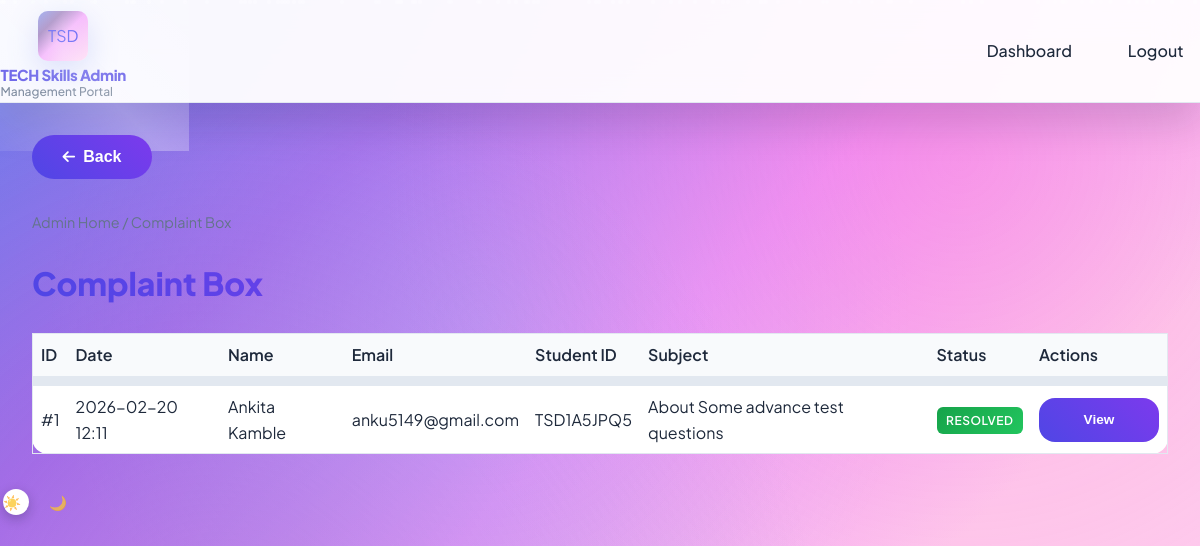
/admin/complaints (signed in), run on an earlier commit of the app's database.
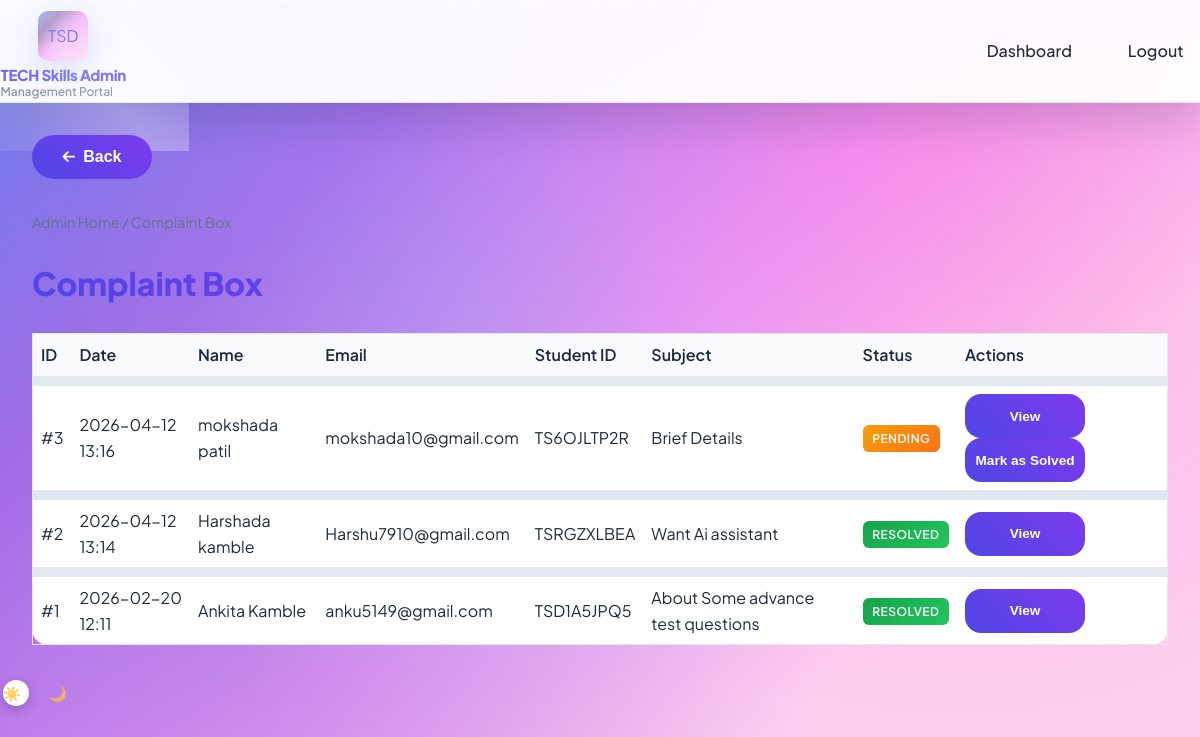
And on a later commit of the database.
### models.py (models this page shows, shortened)
class Complaint(db.Model):
    __tablename__ = "complaints"
    id = db.Column(db.Integer, primary_key=True)
    user_id = db.Column(db.Integer, db.ForeignKey("users.id"), nullable=True)  # Can be anonymous
    name = db.Column(db.String(120), nullable=False)
    email = db.Column(db.String(120), nullable=False)
    subject = db.Column(db.String(200), nullable=False)
    message = db.Column(db.Text, nullable=False)
    status = db.Column(db.String(20), default="pending")  # pending, resolved
    created_at = db.Column(db.DateTime, default=datetime.utcnow)
    user = db.relationship("User", backref=db.backref("complaints", lazy="dynamic"))

class User(UserMixin, db.Model):
    __tablename__ = "users"
    id = db.Column(db.Integer, primary_key=True)
    username = db.Column(db.String(80), unique=True, nullable=False)
    email = db.Column(db.String(120), unique=True, nullable=False)
    password_hash = db.Column(db.String(256), nullable=False)
    full_name = db.Column(db.String(120), nullable=True)
    role = db.Column(db.String(20), default="student")  # student | admin
    student_id = db.Column(db.String(20), unique=True, nullable=True)  # Unique identification code
    created_at = db.Column(db.DateTime, default=datetime.utcnow)

### app.py (the view)
@app.route("/admin/complaints")
@login_required
@admin_required
def admin_complaints():
    complaints = Complaint.query.order_by(Complaint.created_at.desc()).all()
    return render_template("admin/admin_complaints.html", complaints=complaints)

### app.py (called while the page is built)
@login_manager.user_loader
def load_user(user_id):
    if user_id is None:
        return None
    try:
        return User.query.get(int(user_id))
    except (ValueError, TypeError):
        return None

def admin_required(f):
    @wraps(f)
    def decorated(*args, **kwargs):
        if not current_user.is_authenticated or current_user.role != "admin":
            flash("Admin access required.", "error")
            return redirect(url_for("admin_login"))
        return f(*args, **kwargs)
    return decorated

### templates/admin/admin_complaints.html (shortened to what this page needs)
{% extends "base.html" %}
{% block content %}
<nav class="breadcrumb"><a href="{{ url_for('admin_dashboard') }}">Admin Home</a> / Complaint Box</nav>
<h1 class="page-title">Complaint Box</h1>
<div class="admin-table-wrap">
    <table class="admin-table">
        <thead>
            <tr>
                <th>ID</th>
                <th>Date</th>
                <th>Name</th>
                <th>Email</th>
                <th>Student ID</th>
                <th>Subject</th>
                <th>Status</th>
                <th>Actions</th>
            </tr>
        </thead>
        <tbody>
            {% for comp in complaints %}
            <tr>
                <td>#{{ comp.id }}</td>
                <td>{{ comp.created_at.strftime('%Y-%m-%d %H:%M') }}</td>
                <td>{{ comp.name }}</td>
                <td>{{ comp.email }}</td>
                <td>
                    {% if comp.user %}
                        {{ comp.user.student_id or comp.user.id }}
                    {% else %}
                        —
                    {% endif %}
                </td>
                <td>{{ comp.subject }}</td>
                <td>
                    <span class="badge {% if comp.status == 'resolved' %}badge-success{% else %}badge-pending{% endif %}">
                        {{ comp.status }}
                    </span>
                </td>
                <td>
                    <button type="button" class="btn btn-secondary" onclick="showComplaint({{ comp.id }}, '{{ comp.message|replace("'", "\\'") }}')" style="padding: 0.3rem 0.6rem; font-size: 0.85rem;">View</button>
                    {% if comp.status == 'pending' %}
                    <form method="post" action="{{ url_for('admin_complaint_resolve', complaint_id=comp.id) }}" style="display: inline;">
                        <button type="submit" class="btn btn-primary" style="padding: 0.3rem 0.6rem; font-size: 0.85rem;">Mark as Solved</button>
                    </form>
                    {% endif %}
                </td>
            </tr>
            {% endfor %}
        </tbody>
    </table>
</div>
{% endblock %}

### templates/base.html (shortened to what this page needs)
<!DOCTYPE html>
<html lang="en">
<head>
    <link rel="stylesheet" href="{{ url_for('static', filename='css/style.css') }}">
    <link rel="stylesheet" href="https://cdnjs.cloudflare.com/ajax/libs/font-awesome/6.4.0/css/all.min.css">
</head>
<body>
    {% if current_user.is_authenticated and current_user.role == 'admin' %}
    <header class="admin-header">
        <div class="header-left">
            <a href="{{ url_for('admin_dashboard') }}" class="tsd-logo">
                <div class="tsd-symbol">TSD</div>
                <div class="tsd-brand">
                    <div class="tsd-brand-name">TECH Skills Admin</div>
                    <div class="tsd-brand-tagline">Management Portal</div>
                </div>
            </a>
        </div>
        <nav>
            <a href="{{ url_for('admin_dashboard') }}">Dashboard</a>
            <a href="{{ url_for('admin_logout') }}">Logout</a>
        </nav>
    </header>
    {% endif %}
    <main class="main-content">
        {% if request.endpoint != 'login' and request.endpoint != 'index' and request.endpoint != 'home' and request.endpoint != 'admin_dashboard' %}
        <div class="page-header">
            <button onclick="goBack()" class="back-nav">
                <i class="fas fa-arrow-left"></i>
                Back
            </button>
        </div>
        {% endif %}
        {% block content %}{% endblock %}
    </main>
</body>
</html>

What changed in the data, as far as the page shows it:
added Complaint: id "3", created_at "2026-04-12 13:16", name "mokshada patil", email "mokshada10@gmail.com", user "TS6OJLTP2R", subject "Brief Details", status "PENDING"
added Complaint: id "2", created_at "2026-04-12 13:14", name "Harshada kamble", email "Harshu7910@gmail.com", user "TSRGZXLBEA", subject "Want Ai assistant", status "RESOLVED"
